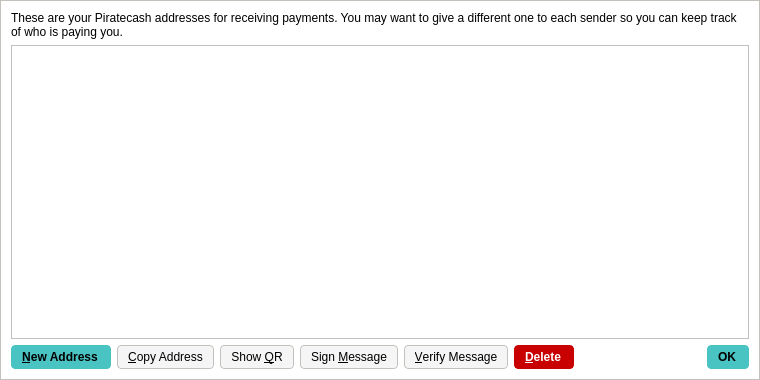
<?xml version="1.0" encoding="UTF-8"?>
<ui version="4.0">
 <class>AddressBookPage</class>
 <widget class="QWidget" name="AddressBookPage">
  <property name="geometry">
   <rect>
    <x>0</x>
    <y>0</y>
    <width>760</width>
    <height>380</height>
   </rect>
  </property>
  <property name="windowTitle">
   <string>Address Book</string>
  </property>
  <property name="styleSheet">
   <string notr="true">background-color: rgb(255, 255, 255);
border: 1px solid #c4c1bd;</string>
  </property>
  <layout class="QVBoxLayout" name="verticalLayout">
   <item>
    <widget class="QLabel" name="labelExplanation">
     <property name="styleSheet">
      <string notr="true">border: 0;</string>
     </property>
     <property name="text">
      <string>These are your Piratecash addresses for receiving payments. You may want to give a different one to each sender so you can keep track of who is paying you.</string>
     </property>
     <property name="textFormat">
      <enum>Qt::PlainText</enum>
     </property>
     <property name="wordWrap">
      <bool>true</bool>
     </property>
    </widget>
   </item>
   <item>
    <widget class="QTableView" name="tableView">
     <property name="contextMenuPolicy">
      <enum>Qt::CustomContextMenu</enum>
     </property>
     <property name="toolTip">
      <string>Double-click to edit address or label</string>
     </property>
     <property name="tabKeyNavigation">
      <bool>false</bool>
     </property>
     <property name="selectionMode">
      <enum>QAbstractItemView::SingleSelection</enum>
     </property>
     <property name="selectionBehavior">
      <enum>QAbstractItemView::SelectRows</enum>
     </property>
     <property name="sortingEnabled">
      <bool>true</bool>
     </property>
     <attribute name="verticalHeaderVisible">
      <bool>false</bool>
     </attribute>
    </widget>
   </item>
   <item>
    <layout class="QHBoxLayout" name="horizontalLayout">
     <item>
      <widget class="QPushButton" name="newAddressButton">
       <property name="toolTip">
        <string>Create a new address</string>
       </property>
       <property name="styleSheet">
        <string notr="true">background-color: rgb(74, 195, 195);
color: rgb(0,0,0);
border-radius: 4px;
border-color:  rgb(74, 195, 195);
font-weight: 600;
padding: 4px;
padding-left: 10px;
padding-right: 12px;
icon-size: 0;</string>
       </property>
       <property name="text">
        <string>&amp;New Address</string>
       </property>
      </widget>
     </item>
     <item>
      <widget class="QPushButton" name="copyToClipboard">
       <property name="toolTip">
        <string>Copy the currently selected address to the system clipboard</string>
       </property>
       <property name="styleSheet">
        <string notr="true">background-color: rgb(245, 245, 245);
border-radius: 4px;
border: 1px solid #c4c1bd;
font-weight: 400;
padding: 4px;
padding-left: 10px;
padding-right: 10px;</string>
       </property>
       <property name="text">
        <string>&amp;Copy Address</string>
       </property>
      </widget>
     </item>
     <item>
      <widget class="QPushButton" name="showQRCode">
       <property name="styleSheet">
        <string notr="true">background-color: rgb(245, 245, 245);
border-radius: 4px;
border: 1px solid #c4c1bd;
font-weight: 400;
padding: 4px;
padding-left: 10px;
padding-right: 10px;</string>
       </property>
       <property name="text">
        <string>Show &amp;QR</string>
       </property>
      </widget>
     </item>
     <item>
      <widget class="QPushButton" name="signMessage">
       <property name="toolTip">
        <string>Sign a message to prove you own a Piratecash address</string>
       </property>
       <property name="styleSheet">
        <string notr="true">background-color: rgb(245, 245, 245);
border-radius: 4px;
border: 1px solid #c4c1bd;
font-weight: 400;
padding: 4px;
padding-left: 10px;
padding-right: 10px;</string>
       </property>
       <property name="text">
        <string>Sign &amp;Message</string>
       </property>
      </widget>
     </item>
     <item>
      <widget class="QPushButton" name="verifyMessage">
       <property name="toolTip">
        <string>Verify a message to ensure it was signed with a specified Piratecash address</string>
       </property>
       <property name="styleSheet">
        <string notr="true">background-color: rgb(245, 245, 245);
border-radius: 4px;
border: 1px solid #c4c1bd;
font-weight: 400;
padding: 4px;
padding-left: 10px;
padding-right: 10px;</string>
       </property>
       <property name="text">
        <string>&amp;Verify Message</string>
       </property>
      </widget>
     </item>
     <item>
      <widget class="QPushButton" name="deleteButton">
       <property name="toolTip">
        <string>Delete the currently selected address from the list</string>
       </property>
       <property name="styleSheet">
        <string notr="true">background-color: #c80000;
color: rgb(255, 255, 255);
border-radius: 4px;
border-color:  #c80000;
font-weight: 600;
padding: 4px;
padding-left: 10px;
padding-right: 12px;
icon-size: 0;</string>
       </property>
       <property name="text">
        <string>&amp;Delete</string>
       </property>
      </widget>
     </item>
     <item>
      <spacer name="horizontalSpacer">
       <property name="orientation">
        <enum>Qt::Horizontal</enum>
       </property>
       <property name="sizeHint" stdset="0">
        <size>
         <width>40</width>
         <height>20</height>
        </size>
       </property>
      </spacer>
     </item>
     <item>
      <widget class="QDialogButtonBox" name="buttonBox">
       <property name="sizePolicy">
        <sizepolicy hsizetype="Maximum" vsizetype="Fixed">
         <horstretch>0</horstretch>
         <verstretch>0</verstretch>
        </sizepolicy>
       </property>
       <property name="styleSheet">
        <string notr="true">background-color: rgb(74, 195, 195);
color: rgb(0,0,0);
border-radius: 4px;
border-color:  rgb(74, 195, 195);
font-weight: 600;
padding: 4px;
padding-left: 10px;
padding-right: 12px;
icon-size: 0;</string>
       </property>
       <property name="standardButtons">
        <set>QDialogButtonBox::Ok</set>
       </property>
      </widget>
     </item>
    </layout>
   </item>
  </layout>
 </widget>
 <resources/>
 <connections/>
</ui>
